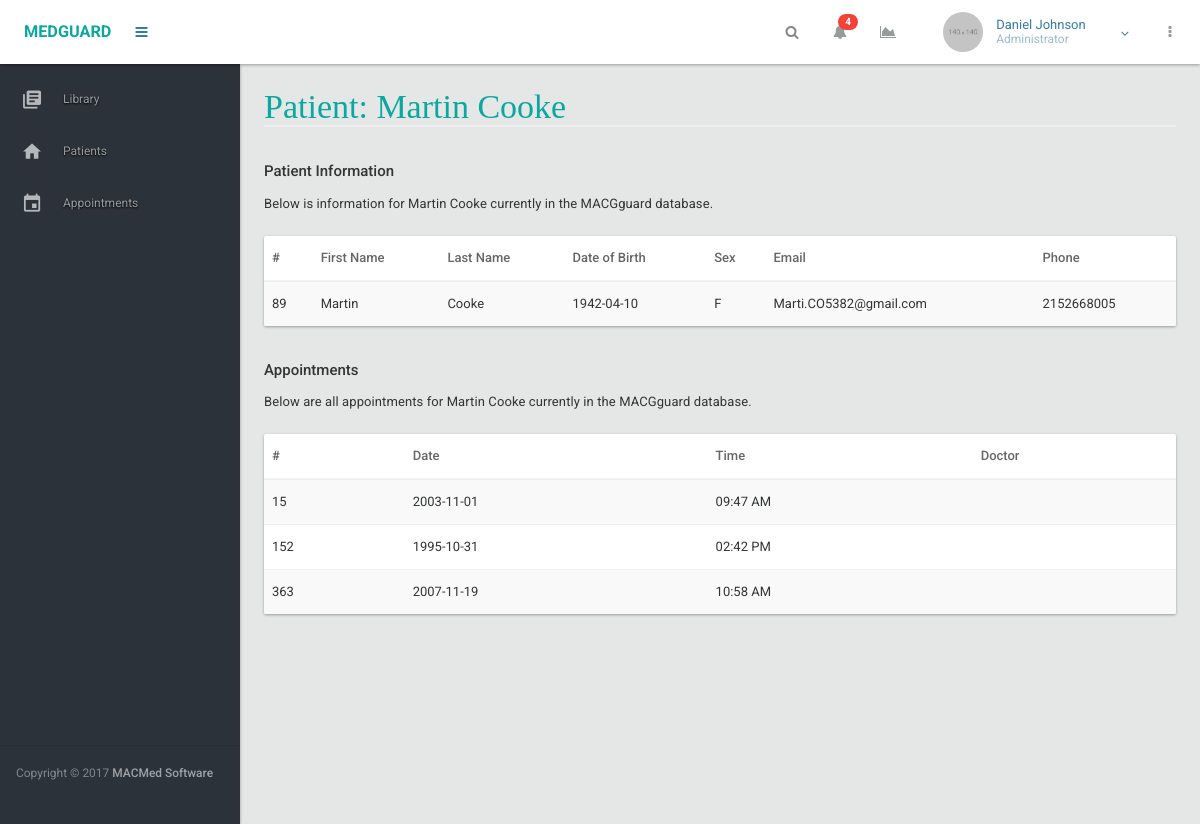
Before: /patients/89 (signed in) with the older database file.
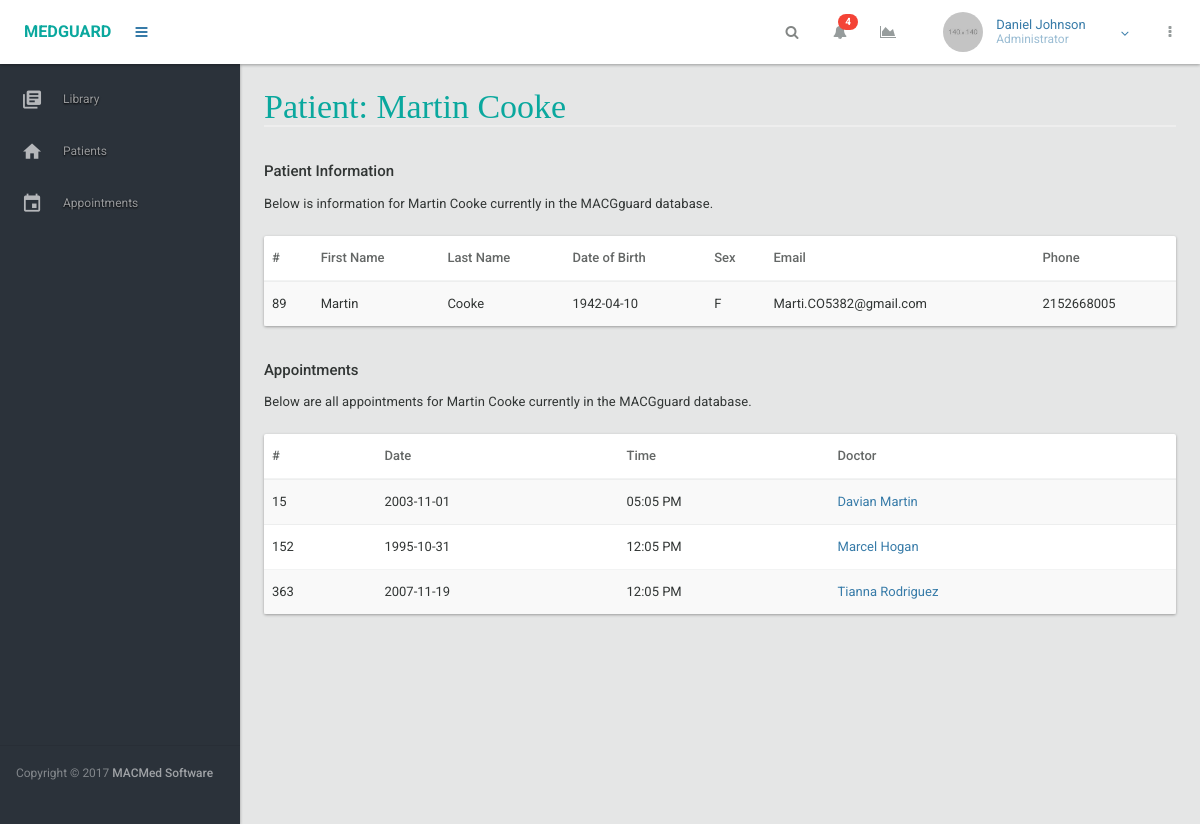
After: the same page with the newer database file.
### models.py (models this page shows, shortened)
class Users(db.Model):
	__tablename__ = 'users'
	user_id = db.Column(db.Integer, primary_key=True)
	last_name = db.Column(db.String(20), nullable=False)
	first_name = db.Column(db.String(20), nullable=False)
	sex = db.Column(db.String(1), nullable=False)
	dob = db.Column(db.Date, nullable=False)
	username = db.Column(db.String, unique=True, nullable=False)
	password = db.Column(db.String, nullable=False) # TODO Need this to be salted, etc
	email = db.Column(db.String, unique=True, nullable=False)
	phone_num = db.Column(db.String(10))
	user_level = db.relationship('User_level', backref='role')
	appts = db.relationship('PatientAppt', foreign_keys='PatientAppt.patient_id', backref='appts')
	doc = db.relationship('PatientAppt', foreign_keys='PatientAppt.doctor_id', backref='doc')

class PatientAppt(db.Model):
	__tablename__ = 'patient_appt'
	appt_id = db.Column(db.Integer, primary_key=True)
	time = db.Column(db.Time, nullable=False)
	date = db.Column(db.Date, nullable=False)
	patient_id = db.Column(db.Integer, db.ForeignKey('users.user_id'), nullable=False)
	doctor_id = db.Column(db.Integer, db.ForeignKey('users.user_id'), nullable=False)

### views.py (the view)
@app.route('/patients/<user_id>')
@login_required
def view_single_patient(user_id):
	data = Users.query.filter(Users.user_id == user_id).first()
	return render_template('patients-single.html', main_nav = render_nav('main'), data=data, page_title='Patient: ' + data.first_name + ' ' + data.last_name)

### controller.py (called while the page is built)
def get_user_role(user_id):
	user = Users.query.filter_by(user_id=user_id).first()
	if user is not None:
		return 1
	else:
		return False

### nav.py (called while the page is built)
def render_nav(location):
	if location == "main":
		return render_nav_main()

def render_nav_main():
	links = []
	user_id = session['user_id']
	role = get_user_role(user_id)
	for page in PAGE_ACCESS[role]:
		links.append(mg_get_link(page))
	return links

def mg_get_link(link):
	ret_vals = {}
	if link is 'patients':
		ret_vals['url'] = url_for('view_patients')
		ret_vals['name'] = 'Patients'
		ret_vals['icon'] = 'home'
	elif link == 'library':
		ret_vals['url'] = url_for('view_library')
		ret_vals['name'] = 'Library'
		ret_vals['icon'] = 'my-library-books'
	elif link == 'appointments':
		ret_vals['url'] = url_for('view_appointments')
		ret_vals['name'] = 'Appointments'
		ret_vals['icon'] = 'event'
	elif link == 'patient_data':
		ret_vals['url'] = url_for('view_appointments')
		ret_vals['name'] = 'Appointments'
		ret_vals['icon'] = 'event'
	return ret_vals

### views.py (called while the page is built)
def login_required(test):
	@wraps(test)
	def wrap(*args, **kwargs):
		if 'logged_in' in session:
			return test(*args, **kwargs)
		else:
			flash('You need to login first')
			return redirect(url_for('login'))
	return wrap

def timeformat(value, format='%H:%M'):
    return value.strftime("%I:%M %p")

### templates/patients-single.html
{% extends "dashboard.html" %}
{% block content %}
<div class="row">
	<div class="col-lg-12">
		<h4>Patient Information</h4>
	</div>
	<div class="col-md-8">
		<article class="margin-bottom-xxl">
			<p>
				Below is information for {{ data.first_name }} {{ data.last_name }} currently in the MACGguard database.
			</p>
		</article>
	</div>
	<div class="col-lg-12">
		<div class="card">
			<div class="card-body no-padding">
				<div class="table-responsive no-margin">
					<table class="table table-striped no-margin">
						<thead>
							<tr>
								<th>#</th>
								<th>First Name</th>
								<th>Last Name</th>
								<th>Date of Birth</th>
								<th>Sex</th>
								<th>Email</th>
								<th>Phone</th>
							</tr>
						</thead>
						<tbody>
								<tr>
									<td>{{ data.user_id }}</td>
									<td>{{ data.first_name }}</td>
									<td>{{ data.last_name }}</td>
									<td>{{ data.dob }}</td>
									<td>{{ data.sex }}</td>
									<td>{{ data.email }}</td>
									<td>{{ data.phone_num }}</td>
								</tr>
						</tbody>
					</table>
				</div>
			</div>
		</div>
	</div>
</div>
<div class="row">
	<div class="col-lg-12">
		<h4>Appointments</h4>
	</div>
	<div class="col-md-8">
		<article class="margin-bottom-xxl">
			<p>
				Below are all appointments for {{ data.first_name }} {{ data.last_name }} currently in the MACGguard database.
			</p>
		</article>
	</div>
	<div class="col-lg-12">
		<div class="card">
			<div class="card-body no-padding">
				<div class="table-responsive no-margin">
					<table class="table table-striped no-margin">
						<thead>
							<tr>
								<th>#</th>
								<th>Date</th>
								<th>Time</th>
								<th>Doctor</th>
							</tr>
						</thead>
						<tbody>
							{% for appt in data.appts %}
								<tr>
									<td>{{ appt.appt_id }}</td>
									<td>{{ appt.date }}</td>
									<td>{{ appt.time|timeformat }}</td>
									<td><a href="{{ url_for('view_single_patient', user_id=appt.doc.user_id ) }}">{{ appt.doc.first_name }} {{ appt.doc.last_name }}</a></td>
								</tr>
							{% endfor %}
						</tbody>
					</table>
				</div>
			</div>
		</div>
	</div>
</div>
{% endblock %}

### templates/dashboard.html (shortened to what this page needs)
{% include "shared/header.html" %}
{% include "dashboard-header.html" %}
<div id="base">
	<div id="content">
		<section>
			<div class="section-body contain-lg">
				<div class="row">
					<div class="col-lg-12">
						<h1 class="text-primary">{{ page_title }}</h1>
					</div>
					<div class="col-lg-8">
					</div>
				</div>
				{% block content %}
				{% endblock %}
			</div>
		</section>
	</div>
{% include "nav-main.html" %}
</div>
{% include "shared/footer.html" %}

### templates/shared/header.html (shortened to what this page needs)
<!DOCTYPE html>
<html>
	<head>
		<link rel="stylesheet" href="{{ url_for('static', filename='css/fw/bootstrap.css') }}" />
		<link rel="stylesheet" href="{{ url_for('static', filename='css/fw/materialadmin.css') }}" />
		<link rel="stylesheet" href="{{ url_for('static', filename='css/fw/materialadmin.css') }}" />
		<link rel="stylesheet" href="{{ url_for('static', filename='css/fw/font-awesome.min.css') }}" />
		<link rel="stylesheet" href="{{ url_for('static', filename='css/fw/material-design-iconic-font.min.css') }}" />
		<link rel="stylesheet" href="{{ url_for('static', filename='css/main.css') }}" />
	</head>
	<body class="menubar-hoverable header-fixed menubar-pin">

### templates/dashboard-header.html (shortened to what this page needs)
<header id="header" >
	<div class="headerbar">
		<div class="headerbar-left">
			<ul class="header-nav header-nav-options">
				<li class="header-nav-brand" >
					<div class="brand-holder">
						<a href="../../html/dashboards/dashboard.html">
							<span class="text-lg text-bold text-primary">MEDGUARD</span>
						</a>
					</div>
				</li>
				<li>
					<a class="btn btn-icon-toggle menubar-toggle" data-toggle="menubar" href="javascript:void(0);">
						<i class="fa fa-bars"></i>
					</a>
				</li>
			</ul>
		</div>
		<div class="headerbar-right">
			<ul class="header-nav header-nav-options">
				<li>
					<form class="navbar-search" role="search">
						<button type="submit" class="btn btn-icon-toggle ink-reaction"><i class="fa fa-search"></i></button>
					</form>
				</li>
				<li class="dropdown hidden-xs">
					<a href="javascript:void(0);" class="btn btn-icon-toggle btn-default" data-toggle="dropdown">
						<i class="fa fa-bell"></i><sup class="badge style-danger">4</sup>
					</a>
				</li>
				<li class="dropdown hidden-xs">
					<a href="javascript:void(0);" class="btn btn-icon-toggle btn-default" data-toggle="dropdown">
						<i class="fa fa-area-chart"></i>
					</a>
				</li>
			</ul>
			<ul class="header-nav header-nav-profile">
				<li class="dropdown">
					<a href="javascript:void(0);" class="dropdown-toggle ink-reaction" data-toggle="dropdown">
						<img src="../../assets/img/avatar1.jpg?1403934956" alt="" />
						<span class="profile-info">
							Daniel Johnson
							<small>Administrator</small>
						</span>
					</a>
				</li>
			</ul>
			<ul class="header-nav header-nav-toggle">
				<li>
					<a class="btn btn-icon-toggle btn-default" href="#offcanvas-search" data-toggle="offcanvas" data-backdrop="false">
						<i class="fa fa-ellipsis-v"></i>
					</a>
				</li>
			</ul>
		</div>
	</div>
</header>

### templates/nav-main.html (shortened to what this page needs)
<div id="menubar" class="menubar-inverse ">
	<div class="menubar-scroll-panel">
		<ul id="main-menu" class="gui-controls">
			{% for link in main_nav %}
				<li>
					<a href="{{ link['url'] }}">
						<div class="gui-icon"><i class="md md-{{ link['icon'] }}"></i></div>
						<span class="title">{{ link['name'] }}</span>
					</a>
				</li>
			{% endfor %}
		</ul>
		<div class="menubar-foot-panel">
			<small class="no-linebreak hidden-folded">
				<span class="opacity-75">Copyright &copy; 2017</span> <strong>MACMed Software</strong>
			</small>
		</div>
	</div>
</div>

### templates/shared/footer.html (shortened to what this page needs)
		<br>
	</body>
</html>

### static/css/main.css (style rules this page uses)
a, h1, h2 { color: #377BA8; }
h1, h2 { font-family: 'Georgia', serif; margin: 0; }
h1 { border-bottom: 2px solid #eee; }

Changed rows visible on the page:
changed PatientAppt id 15: time "09:47 AM" → "05:05 PM"; doc.first_name (not shown) → "Davian"; doc.last_name (not shown) → "Martin"
changed PatientAppt id 152: time "02:42 PM" → "12:05 PM"; doc.first_name (not shown) → "Marcel"; doc.last_name (not shown) → "Hogan"
changed PatientAppt id 363: time "10:58 AM" → "12:05 PM"; doc.first_name (not shown) → "Tianna"; doc.last_name (not shown) → "Rodriguez"
